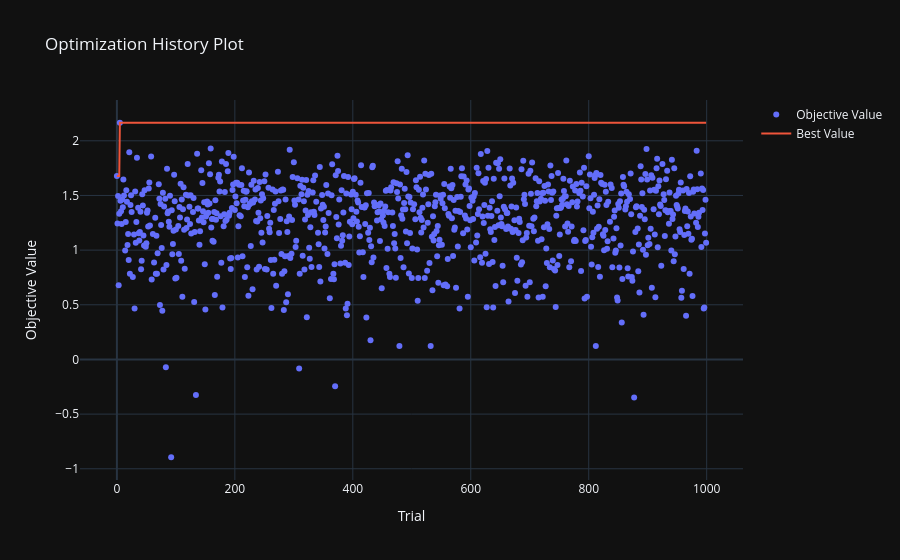

The code cell stored with this chart in its notebook:
### Markdown cell above
From the slice plot can notice a few things...

- ATR multiplier <2 also looks ideal as under 2 sortino values reach > 6
- ADX_length is good when < 10, I think best to cheap default of 14
- ADX_threshold looks like once it's under 20, there's not much correlation.
- ATR_length has little correlation so will keep at default of 14
- ce_high_length, keep the default value of 22
- ce_low_length the highest sortino values are achieved when ce_low_length is low, under 10
- sar_maximum is okay, keep the default of 0.2
- sar_acceleration is okay, keep the default of 0.02


Generally there aren't major correlations, but can generally see where there might be better results.  The slice plot does slightly agree with the most hyperparameter importance, since these are the only values that so some sort of correlation to sortino ratio.


NOTE:  Removed atr_length and ce_high_length from the slice plot, since they have very little correlation to sortino ratio.

### Code cell
fig3 = optuna.visualization.plot_optimization_history(study)
show(fig3)

### Figure 1 — Plotly figure (JSON) as saved in the notebook; plotly's stock layout.template omitted (floating-point values rounded to 4 significant figures; data arrays with more than 128 entries replaced by an {"elided": "..."} marker saying what was removed)
{"data": [{"mode": "markers", "name": "Objective Value", "x": {"elided": "888 int values"}, "y": {"elided": "888 float values"}, "type": "scatter"}, {"mode": "lines", "name": "Best Value", "x": {"elided": "1000 int values"}, "y": {"elided": "1000 float values"}, "type": "scatter"}, {"marker": {"color": "#cccccc"}, "mode": "markers", "name": "Infeasible Trial", "showlegend": false, "x": [], "y": [], "type": "scatter"}], "layout": {"title": {"text": "Optimization History Plot"}, "xaxis": {"title": {"text": "Trial"}}, "yaxis": {"title": {"text": "Objective Value"}}}}
